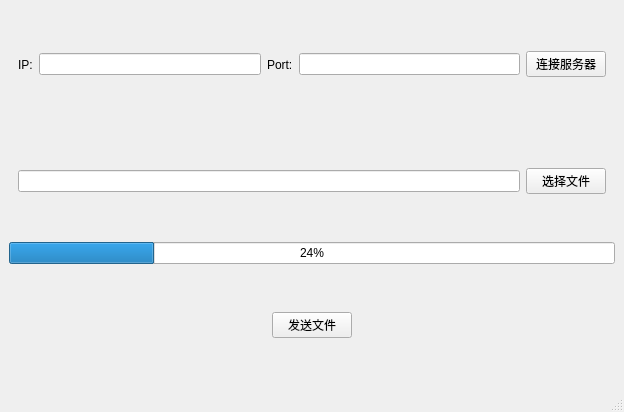
<?xml version="1.0" encoding="UTF-8"?>
<ui version="4.0">
 <class>MainWindow</class>
 <widget class="QMainWindow" name="MainWindow">
  <property name="geometry">
   <rect>
    <x>0</x>
    <y>0</y>
    <width>624</width>
    <height>412</height>
   </rect>
  </property>
  <property name="windowTitle">
   <string>MainWindow</string>
  </property>
  <widget class="QWidget" name="centralwidget">
   <layout class="QVBoxLayout" name="verticalLayout">
    <item>
     <widget class="QWidget" name="widget" native="true">
      <layout class="QHBoxLayout" name="horizontalLayout">
       <item>
        <widget class="QLabel" name="label">
         <property name="text">
          <string>IP:</string>
         </property>
        </widget>
       </item>
       <item>
        <widget class="QLineEdit" name="ip"/>
       </item>
       <item>
        <widget class="QLabel" name="label_2">
         <property name="text">
          <string>Port:</string>
         </property>
        </widget>
       </item>
       <item>
        <widget class="QLineEdit" name="port"/>
       </item>
       <item>
        <widget class="QPushButton" name="connectServer">
         <property name="text">
          <string>连接服务器</string>
         </property>
        </widget>
       </item>
      </layout>
     </widget>
    </item>
    <item>
     <widget class="QWidget" name="widget_2" native="true">
      <layout class="QHBoxLayout" name="horizontalLayout_2">
       <item>
        <widget class="QLineEdit" name="filePath"/>
       </item>
       <item>
        <widget class="QPushButton" name="selFile_2">
         <property name="text">
          <string>选择文件</string>
         </property>
        </widget>
       </item>
      </layout>
     </widget>
    </item>
    <item>
     <widget class="QProgressBar" name="progressBar">
      <property name="value">
       <number>24</number>
      </property>
     </widget>
    </item>
    <item>
     <widget class="QWidget" name="widget_3" native="true">
      <layout class="QHBoxLayout" name="horizontalLayout_3">
       <item>
        <spacer name="horizontalSpacer">
         <property name="orientation">
          <enum>Qt::Horizontal</enum>
         </property>
         <property name="sizeHint" stdset="0">
          <size>
           <width>245</width>
           <height>20</height>
          </size>
         </property>
        </spacer>
       </item>
       <item>
        <widget class="QPushButton" name="sendFile">
         <property name="text">
          <string>发送文件</string>
         </property>
        </widget>
       </item>
       <item>
        <spacer name="horizontalSpacer_2">
         <property name="orientation">
          <enum>Qt::Horizontal</enum>
         </property>
         <property name="sizeHint" stdset="0">
          <size>
           <width>245</width>
           <height>20</height>
          </size>
         </property>
        </spacer>
       </item>
      </layout>
     </widget>
    </item>
   </layout>
  </widget>
  <widget class="QMenuBar" name="menubar">
   <property name="geometry">
    <rect>
     <x>0</x>
     <y>0</y>
     <width>624</width>
     <height>28</height>
    </rect>
   </property>
  </widget>
  <widget class="QStatusBar" name="statusbar"/>
 </widget>
 <resources/>
 <connections/>
</ui>
